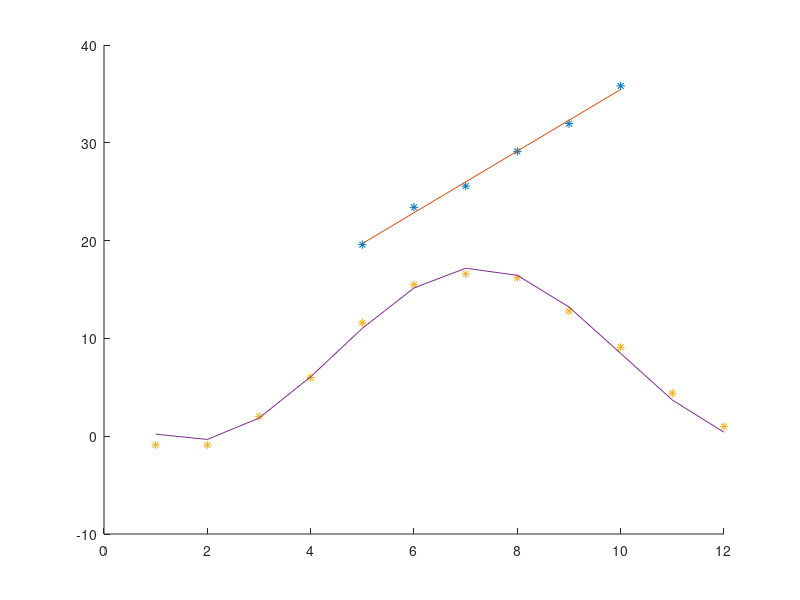

The MATLAB script that drew this image: (Note: this script raises an error after producing the figure.)
% Example
td=[-1 0 1 2 3 4 6 7]'; % t-data
 yd=[-0.75 0.3 3 4 5.6 7 6.4 8.4]'; % y-data
 A=[ones(size(td)) td]; % Designmatrisen
 x=A\yd; 
 a=x(1) 
 b=x(2) % Minsta-kvadratl?osningen
 n=length(td); % Antalet m?atdata
 e=norm(A*x-yd)/sqrt(n) % Kvadratiska medelfelet
 
 %% Uppgift 1
 %a
 
 td=[5 6 7 8 9 10]';
 yd=[19.5888 23.4043 25.5754 29.1231 31.9575 35.8116]';
 A=[ones(size(td)) td]; % Designmatrisen
 x=A\yd
 a=x(1); 
 b=x(2); % Minsta-kvadratl?sningen
 n=length(td); % Antalet m?tdata
 e=norm(A*x-yd)/sqrt(n) % Kvadratiska medelfelet
 
 
 f = @(x) a+b*x;
 
 %b
 hold on
 
 plot(td, yd, '*')
 plot(td, f(td))
 
 hold off
 
 %% Uppgift 2
 clc
 td=[1 2 3 4 5 6 7 8 9 10 11 12]';
 yd=[-0.9 -0.9 2.0 6.0 11.6 15.5 16.6 16.2 12.8 9.1 4.4 1.0]';
 A=[ones(size(td)) sin(12.*td) cos(12.*td)] % Designmatrisen
 x=A\yd;
 a=x(1); 
 b=x(2);
 c=x(3);% Minsta-kvadratl?sningen
 n=length(td); % Antalet m?atdata
 e=norm(A*x-yd)/sqrt(n) % Kvadratiska medelfelet
 
 
 f = @(x) a + b*sin(12*x) + c*cos(12*x);
 
 hold on
 plot(td, yd, '*')
 plot(td, f(td))
 
 
 hold off
 
 %% Uppgift 3
 clc
 
 A=[ones(size(td)) sd td]; % Designmatrisen
 x=A\yd;
 a=x(1); 
 b=x(2);
 c=x(3);
 n=length(td);
 e=norm(A*x-yd)/sqrt(n) % Kvadratiska medelfelet
  
 f = @(t,r) a + b*t + c*r;
  
 X = [40 80 80 40];
 Y = [29 29 33 33];
 Z = f(X,Y);
 
 hold on

 scatter3(sd, td, yd, 'r')
 ylabel('y')
 zlabel('z')
 xlabel('x')
 
 fill3(X,Y,Z, 'b', 'facealpha', 0.5)
 
 hold off, box on, grid on,  rotate3d on, view(3) 
 
 
 
 
 
 
 
 